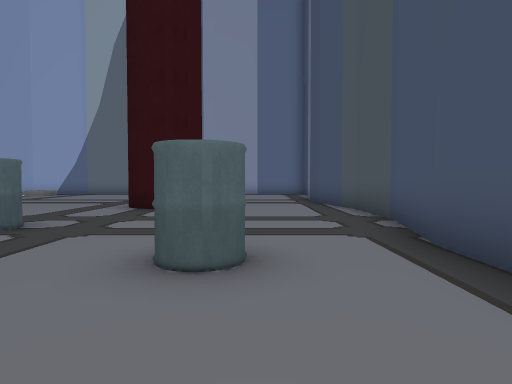
view 1 (above)

21 first-person views from a walk through a 3-D level made in the Unity game engine. The camera is 1.3 m above the floor, tilts 2° down and sees 75° across. The floor is counted in squares, 1.8 m on a side. Each view is taken from the middle of a square. On the plan, view 1 faces up. The plan holds only what a view shows up to about 11 squares ahead; the rest is blank. The player character is not drawn. Some surface patterns are stand-ins.

view 2
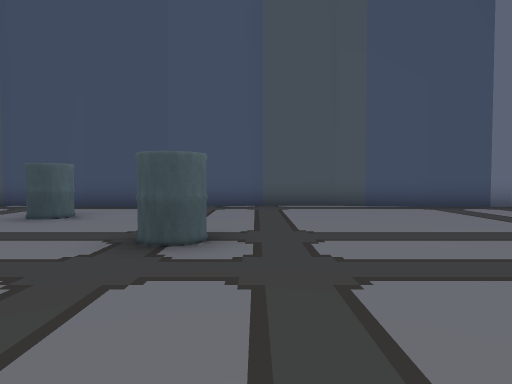

view 3
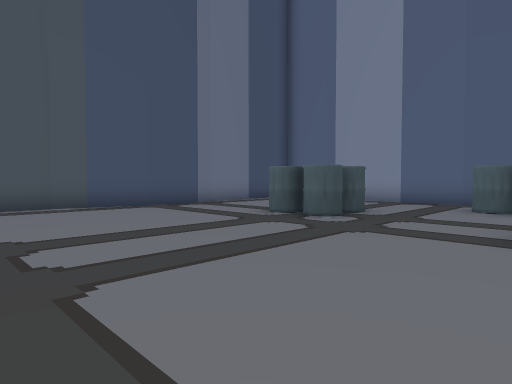

view 4
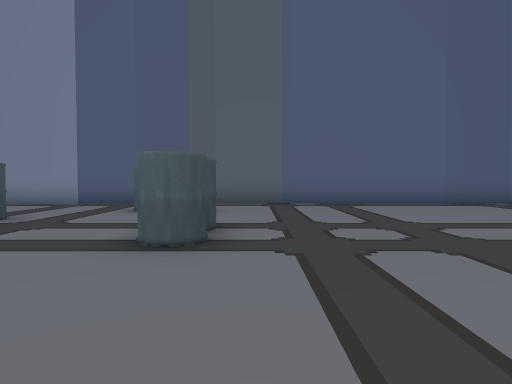

view 5
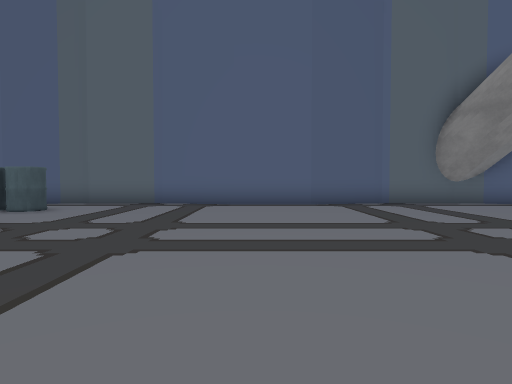

view 6
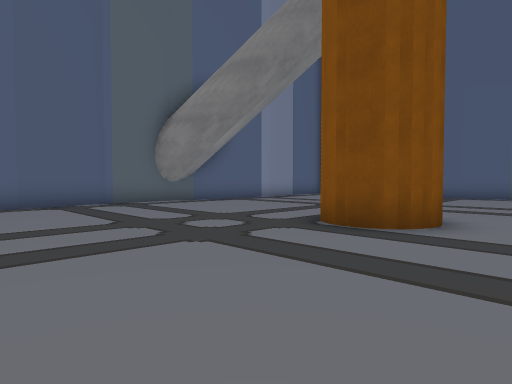

view 7
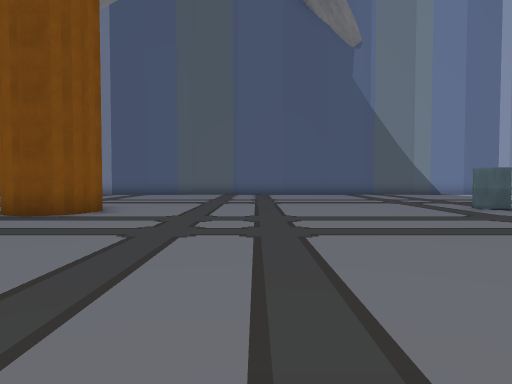

view 8
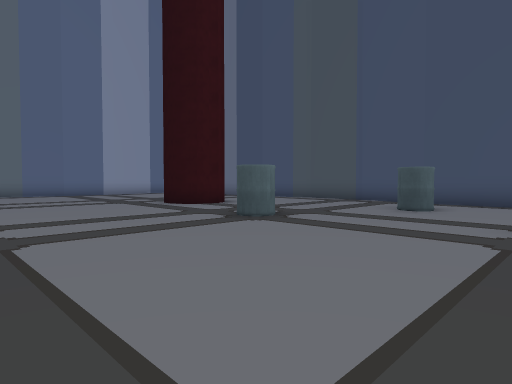

view 9
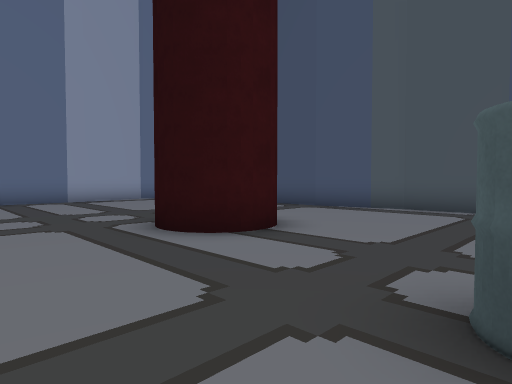

view 10
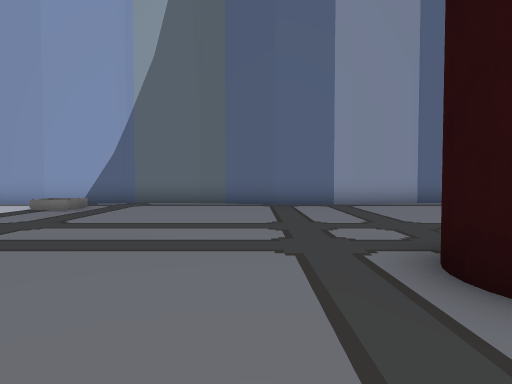

view 11
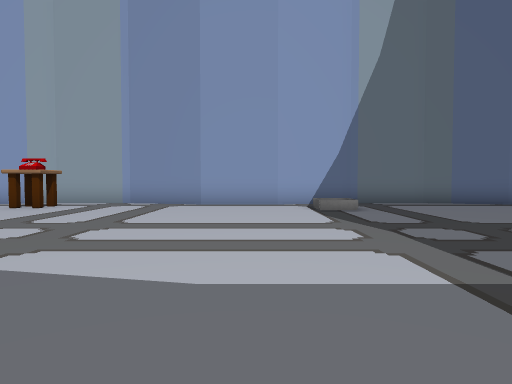

view 12
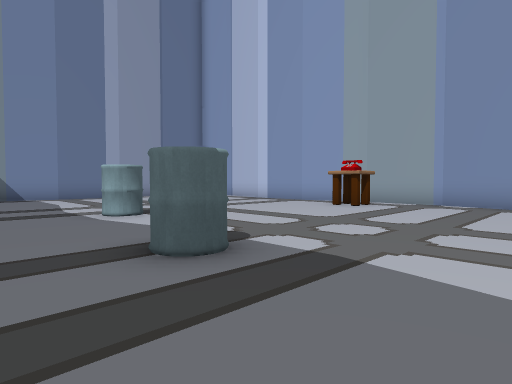

view 13
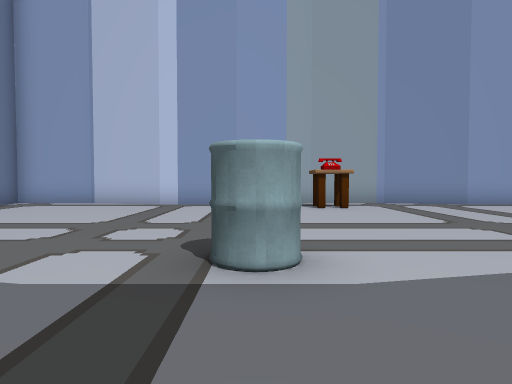

view 14
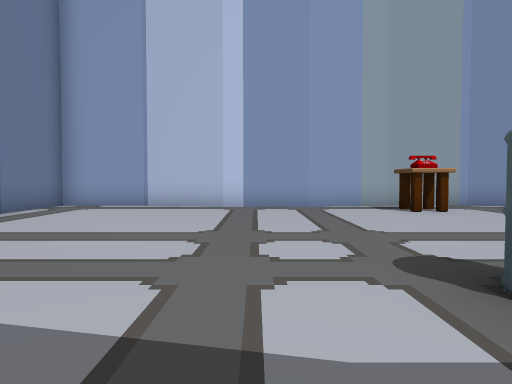

view 15
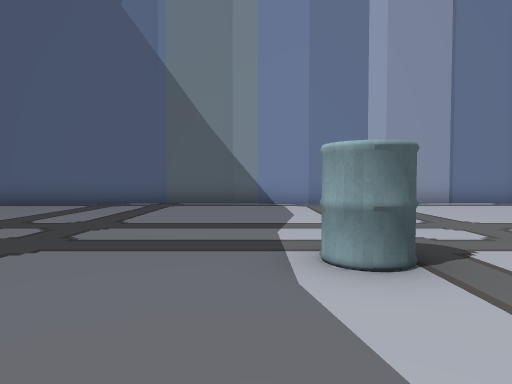

view 16
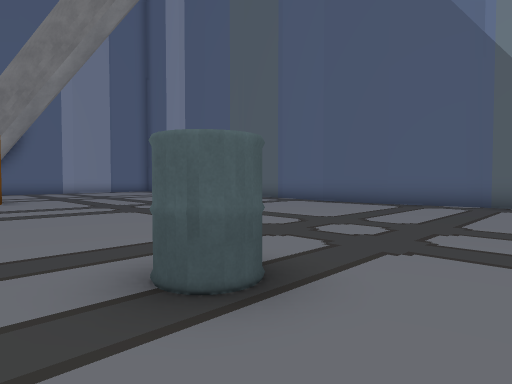

view 17
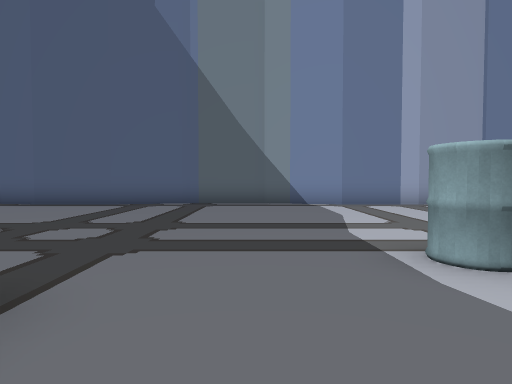

view 18
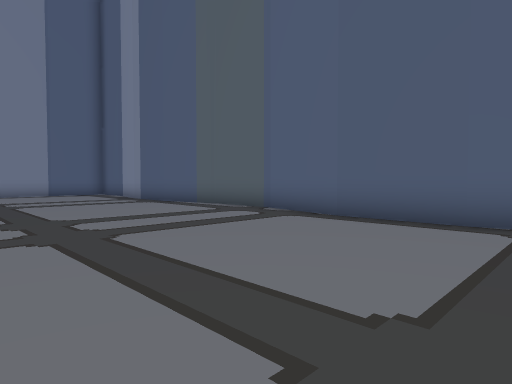

view 19
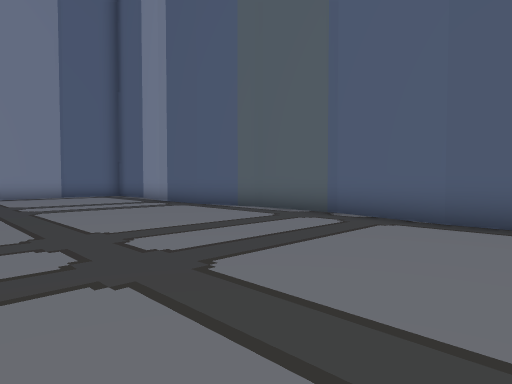

view 20
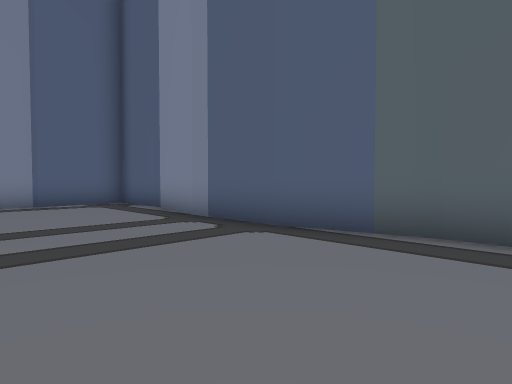

view 21
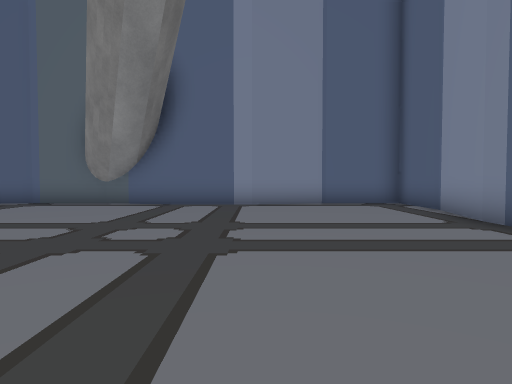

### Floor plan
Points are (right, up) in squares from view 1. A wall is a line through its corners. A room is listed if a view was taken in it or the views show most of it. See-through windows are left out.
Room 1 (views 1, 2, 3, 4, 5, 6, 7, 8, 9, 10, 11, 12, 13, 14, 15, 16, 17, 18, 19, 20, 21)
walls: (-13.6, 17) (-16, 17.5); (-27, 3.8) (-27, 1.2); (-27, 1.4) (-27.5, -1); (-11.2, 17) (-13.8, 17); (-15.9, 17.5) (-18.4, 17.5); (-27.5, 6.1) (-27, 3.6); (2, 3.6) (2.5, 6); (-27.5, -0.9) (-27.5, -3.4); (-13.8, -12) (-11.2, -12); (-9, 17.5) (-11.4, 17); (-11.4, -12) (-9, -12.5); (2, 1.4) (2, 3.8); (-18.2, 17.5) (-20.6, 17); (-27.5, 8.4) (-27.5, 5.9); (2.5, 5.9) (2.5, 8.4); (-27.5, -3.2) (-27, -5.6); (-16, -12.5) (-13.6, -12); (-6.6, 17.5) (-9.1, 17.5); (-20.5, 17) (-23, 17); (-27, 10.6) (-27.5, 8.2); (-9.1, -12.5) (-6.8, -12.5) (-4.4, -12); (2.5, -1) (2.2, 0.3); (-18.4, -12.3) (-17.9, -12.5); (2.5, 8.2) (2, 10.7); (-27, -5.5) (-27, -8); (-18.4, -12.5) (-15.9, -12.5); (-4.4, 17) (-6.7, 17.5); (2.5, -3.4) (2.5, -0.9); (2, 10.5) (2, 12.1); (-20.6, -12) (-18.1, -12.5); (-22.8, 17) (-25.3, 17.5); (-27, 13) (-27, 10.5); (-4.5, -12) (-2.1, -12); (2, -5.6) (2.5, -3.2); (-27, -7.8) (-27.5, -10.2); (-2, 17) (-4.5, 17); (-22.9, -12) (-20.5, -12); (-2.2, -12) (-0.2, -12.4); (2, -8) (2, -5.5); (-25.1, 17.5) (-27.5, 17.5) (-27.5, 15.1); (-27.5, 15.3) (-27, 12.8); (-27.5, -10.1) (-27.5, -12.5) (-25.1, -12.5); (0.2, 17.5) (-2.2, 17); (-25.2, -12.5) (-22.8, -12); (0.9, 17.5) (0.1, 17.5)
objects: other object (-20, 10); other object (-19, 6) to (-18, 6); phone (-18, 16); other object (-16, 9); other object (-7, -10); other object (-7, -7); other object (-7, -6); other object (-6, -10) to (-5, -10); other object (-4, 5); other object (-3, -8); other object (-3, -7); other object (-3, 0); other object (-2, -7); other object (-1, 3) to (0, 3)

Positions as (right, up) in squares from view 1, and headings:
1: (0, 0), facing up
2: (-7, -1), facing right
3: (-7, -1), facing down-right
4: (-8, -2), facing down
5: (-12, -2), facing down
6: (-12, -2), facing down-left
7: (-10, 0), facing left
8: (-9, 0), facing up-right
9: (-6, 5), facing up-right
10: (-5, 7), facing up
11: (-12, 7), facing up
12: (-13, 7), facing up-left
13: (-20, 7), facing up
14: (-22, 8), facing up
15: (-17, 9), facing left
16: (-17, 8), facing down-left
17: (-17, 8), facing left
18: (-21, 5), facing down-left
19: (-21, 3), facing down-left
20: (-23, -2), facing down-left
21: (-23, -2), facing down
